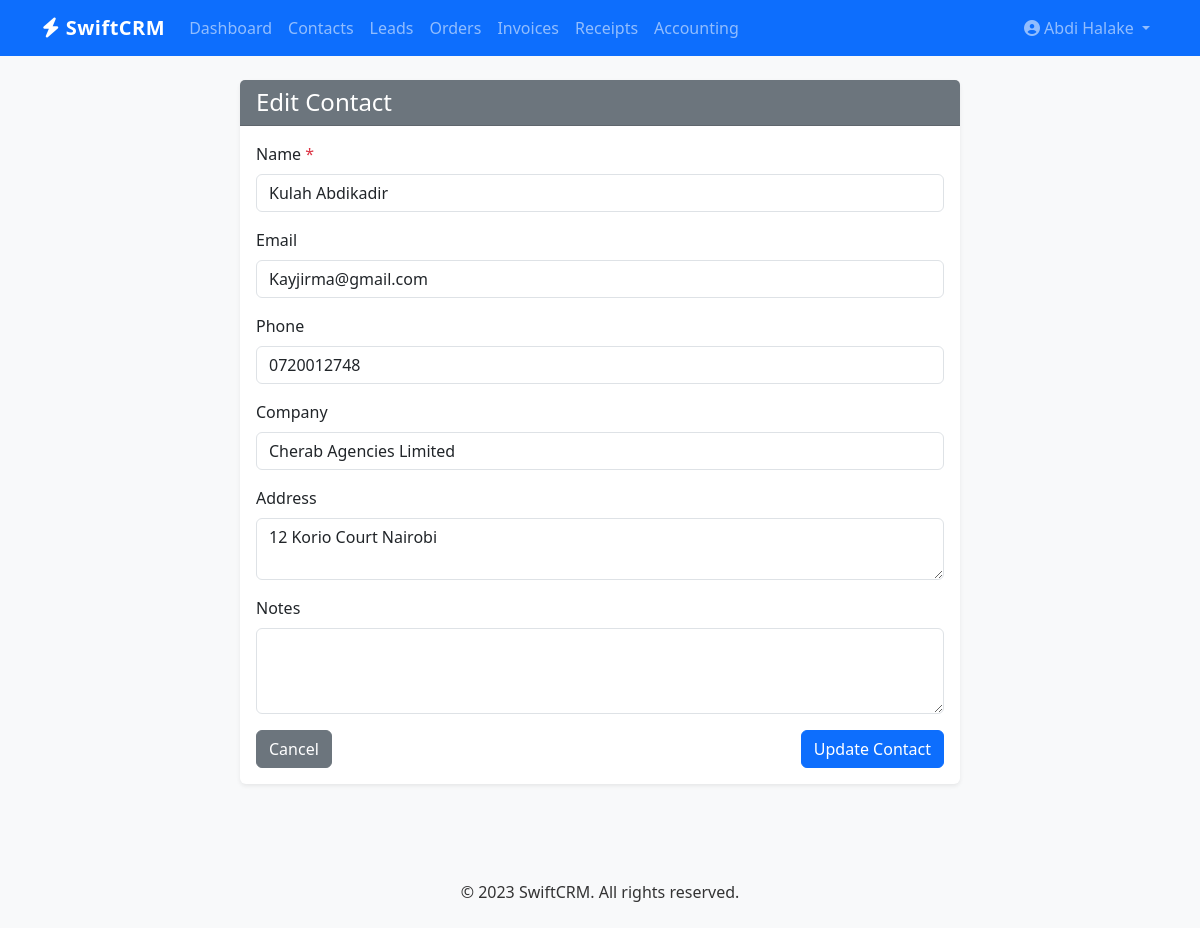
/contacts/2/edit (signed in), run on the app's committed database.
### backend/database/models.py (models this page shows, shortened)
class User(db.Model, UserMixin):
    __tablename__ = 'users'
    id = db.Column(db.Integer, primary_key=True)
    email = db.Column(db.String(120), unique=True, nullable=False)
    password = db.Column(db.String(200), nullable=False)
    name = db.Column(db.String(100), nullable=False)
    created_at = db.Column(db.DateTime, default=datetime.utcnow)
    contacts = db.relationship('Contact', backref='owner', lazy=True)
    leads = db.relationship('Lead', backref='owner', lazy=True)
    orders = db.relationship('Order', backref='owner', lazy=True)
    invoices = db.relationship('Invoice', backref='owner', lazy=True)
    receipts = db.relationship('Receipt', backref='owner', lazy=True)
    accounting_entries = db.relationship('AccountingEntry', backref='owner', lazy=True)

class Contact(db.Model):
    __tablename__ = 'contacts'
    id = db.Column(db.Integer, primary_key=True)
    name = db.Column(db.String(100), nullable=False)
    email = db.Column(db.String(120), nullable=True)
    phone = db.Column(db.String(20), nullable=True)
    company = db.Column(db.String(100), nullable=True)
    address = db.Column(db.String(200), nullable=True)
    notes = db.Column(db.Text, nullable=True)
    created_at = db.Column(db.DateTime, default=datetime.utcnow)
    updated_at = db.Column(db.DateTime, default=datetime.utcnow, onupdate=datetime.utcnow)
    user_id = db.Column(db.Integer, db.ForeignKey('users.id'), nullable=False)
    leads = db.relationship('Lead', backref='contact', lazy=True)
    orders = db.relationship('Order', backref='contact', lazy=True)
    invoices = db.relationship('Invoice', backref='contact', lazy=True)

### backend/routes/contact_routes.py (the view, shortened to what this page needs)
@contact_bp.route('/contacts/<int:contact_id>/edit', methods=['GET', 'POST'])
@login_required
def edit_contact(contact_id):
    contact = Contact.query.filter_by(id=contact_id, user_id=current_user.id).first_or_404()
    return render_template('edit_contact.html', contact=contact)

### backend/app.py (called while the page is built)
def create_app(config_name='default'):
    app = Flask(__name__)
    app.config.from_object(config[config_name])
    db = setup_db(app)
    login_manager = LoginManager()
    login_manager.login_view = 'auth.login'
    login_manager.init_app(app)
    @login_manager.user_loader
    def load_user(user_id):
        return User.query.get(int(user_id))
    app.register_blueprint(auth_bp)
    app.register_blueprint(contact_bp)
    app.register_blueprint(lead_bp)
    app.register_blueprint(order_bp)
    app.register_blueprint(invoice_bp)
    app.register_blueprint(receipt_bp)
    app.register_blueprint(accounting_bp)
    @app.route('/')
    def index():
        if current_user.is_authenticated:
            return render_template('index.html')
        return redirect(url_for('auth.login'))
    return app

### backend/templates/edit_contact.html (shortened to what this page needs)
{% extends "base.html" %}
{% block content %}
<div class="container mt-4">
    <div class="row">
        <div class="col-md-8 mx-auto">
            <div class="card">
                <div class="card-header bg-secondary text-white">
                    <h4 class="mb-0">Edit Contact</h4>
                </div>
                <div class="card-body">
                    <form method="POST" action="{{ url_for('contacts.edit_contact', contact_id=contact.id) }}">
                        <div class="mb-3">
                            <label for="name" class="form-label">Name <span class="text-danger">*</span></label>
                            <input type="text" class="form-control" id="name" name="name" value="{{ contact.name }}" required>
                        </div>
                        <div class="mb-3">
                            <label for="email" class="form-label">Email</label>
                            <input type="email" class="form-control" id="email" name="email" value="{{ contact.email or '' }}">
                        </div>
                        <div class="mb-3">
                            <label for="phone" class="form-label">Phone</label>
                            <input type="text" class="form-control" id="phone" name="phone" value="{{ contact.phone or '' }}">
                        </div>
                        <div class="mb-3">
                            <label for="company" class="form-label">Company</label>
                            <input type="text" class="form-control" id="company" name="company" value="{{ contact.company or '' }}">
                        </div>
                        <div class="mb-3">
                            <label for="address" class="form-label">Address</label>
                            <textarea class="form-control" id="address" name="address" rows="2">{{ contact.address or '' }}</textarea>
                        </div>
                        <div class="mb-3">
                            <label for="notes" class="form-label">Notes</label>
                            <textarea class="form-control" id="notes" name="notes" rows="3">{{ contact.notes or '' }}</textarea>
                        </div>
                        <div class="d-flex justify-content-between">
                            <a href="{{ url_for('contacts.view_contact', contact_id=contact.id) }}" class="btn btn-secondary">Cancel</a>
                            <button type="submit" class="btn btn-primary">Update Contact</button>
                        </div>
                    </form>
                </div>
            </div>
        </div>
    </div>
</div>
{% endblock %}

### backend/templates/base.html (shortened to what this page needs)
<!DOCTYPE html>
<html lang="en">
<head>
    <link href="https://cdn.jsdelivr.net/npm/bootstrap@5.3.2/dist/css/bootstrap.min.css" rel="stylesheet">
    <link rel="stylesheet" href="https://cdnjs.cloudflare.com/ajax/libs/font-awesome/6.4.0/css/all.min.css">
    <link rel="stylesheet" href="{{ url_for('static', filename='css/style.css') }}">
</head>
<body>
    {% if current_user.is_authenticated %}
    <nav class="navbar navbar-expand-lg navbar-dark bg-primary">
        <div class="container">
            <a class="navbar-brand" href="{{ url_for('index') }}">
                <i class="fas fa-bolt"></i> SwiftCRM
            </a>
            <div class="collapse navbar-collapse" id="navbarNav">
                <ul class="navbar-nav">
                    <li class="nav-item">
                        <a class="nav-link" href="{{ url_for('index') }}">Dashboard</a>
                    </li>
                    <li class="nav-item">
                        <a class="nav-link" href="{{ url_for('contacts.contacts') }}">Contacts</a>
                    </li>
                    <li class="nav-item">
                        <a class="nav-link" href="{{ url_for('leads.leads') }}">Leads</a>
                    </li>
                    <li class="nav-item">
                        <a class="nav-link" href="{{ url_for('orders.orders') }}">Orders</a>
                    </li>
                    <li class="nav-item">
                        <a class="nav-link" href="{{ url_for('invoices.invoices') }}">Invoices</a>
                    </li>
                    <li class="nav-item">
                        <a class="nav-link" href="{{ url_for('receipts.receipts') }}">Receipts</a>
                    </li>
                    <li class="nav-item">
                        <a class="nav-link" href="{{ url_for('accounting.accounting') }}">Accounting</a>
                    </li>
                </ul>
                <ul class="navbar-nav ms-auto">
                    <li class="nav-item dropdown">
                        <a class="nav-link dropdown-toggle" href="#" id="navbarDropdown" role="button" data-bs-toggle="dropdown">
                            <i class="fas fa-user-circle"></i> {{ current_user.name }}
                        </a>
                    </li>
                </ul>
            </div>
        </div>
    </nav>
    {% endif %}
    <div class="container mt-4">
        {% block content %}{% endblock %}
    </div>
    <footer class="bg-light py-4 mt-5">
        <div class="container text-center">
            <p class="mb-0">© 2023 SwiftCRM. All rights reserved.</p>
        </div>
    </footer>
</body>
</html>

### backend/static/css/style.css (style rules this page uses)
body { font-family: 'Segoe UI', Tahoma, Geneva, Verdana, sans-serif; color: #333; background-color: #f8f9fa; }
.navbar-brand { font-weight: bold; letter-spacing: 0.5px; }
.card { box-shadow: 0 0.125rem 0.25rem rgba(0, 0, 0, 0.075); border: none; margin-bottom: 1.5rem; }
.card-header { background-color: #fff; border-bottom: 1px solid rgba(0, 0, 0, 0.125); font-weight: 600; }
.btn { font-weight: 500; }
.btn-primary { background-color: #0d6efd; }

### data on the page
User: name "Abdi Halake"
Contact: name "Kulah Abdikadir", email "Kayjirma@gmail.com", phone "0720012748", company "Cherab Agencies Limited", address "12 Korio Court Nairobi"
